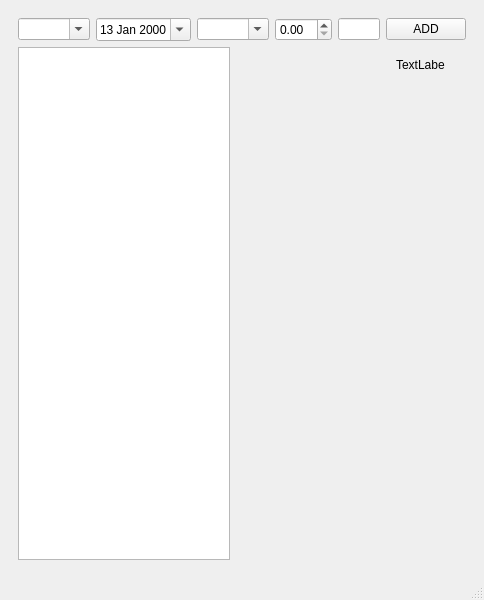
<?xml version="1.0" encoding="UTF-8"?>
<ui version="4.0">
 <class>MainWindow</class>
 <widget class="QMainWindow" name="MainWindow">
  <property name="geometry">
   <rect>
    <x>0</x>
    <y>0</y>
    <width>484</width>
    <height>600</height>
   </rect>
  </property>
  <property name="windowTitle">
   <string>MainWindow</string>
  </property>
  <widget class="QWidget" name="centralwidget">
   <layout class="QHBoxLayout" name="horizontalLayout">
    <item>
     <widget class="QWidget" name="widget" native="true">
      <layout class="QGridLayout" name="gridLayout">
       <item row="0" column="0">
        <widget class="QComboBox" name="comboType">
         <property name="editable">
          <bool>true</bool>
         </property>
        </widget>
       </item>
       <item row="0" column="1">
        <widget class="QDateEdit" name="dateEdit">
         <property name="dateTime">
          <datetime>
           <hour>0</hour>
           <minute>0</minute>
           <second>0</second>
           <year>2000</year>
           <month>1</month>
           <day>13</day>
          </datetime>
         </property>
         <property name="calendarPopup">
          <bool>true</bool>
         </property>
        </widget>
       </item>
       <item row="0" column="2" colspan="2">
        <widget class="QComboBox" name="comboCategory">
         <property name="editable">
          <bool>true</bool>
         </property>
        </widget>
       </item>
       <item row="0" column="4">
        <widget class="QDoubleSpinBox" name="amountSpin"/>
       </item>
       <item row="0" column="5">
        <widget class="QLineEdit" name="noteEdit"/>
       </item>
       <item row="0" column="6">
        <widget class="QPushButton" name="btnAdd">
         <property name="text">
          <string>ADD</string>
         </property>
        </widget>
       </item>
       <item row="1" column="0" colspan="3">
        <widget class="QTableView" name="tableView">
         <property name="editTriggers">
          <set>QAbstractItemView::NoEditTriggers</set>
         </property>
         <property name="selectionBehavior">
          <enum>QAbstractItemView::SelectRows</enum>
         </property>
        </widget>
       </item>
       <item row="1" column="3" colspan="4">
        <widget class="QChartView" name="chartView" native="true">
         <widget class="QLabel" name="lblBalance">
          <property name="geometry">
           <rect>
            <x>160</x>
            <y>10</y>
            <width>49</width>
            <height>16</height>
           </rect>
          </property>
          <property name="text">
           <string>TextLabel</string>
          </property>
         </widget>
        </widget>
       </item>
      </layout>
     </widget>
    </item>
   </layout>
  </widget>
  <widget class="QMenuBar" name="menubar">
   <property name="geometry">
    <rect>
     <x>0</x>
     <y>0</y>
     <width>484</width>
     <height>21</height>
    </rect>
   </property>
  </widget>
  <widget class="QStatusBar" name="statusbar"/>
 </widget>
 <customwidgets>
  <customwidget>
   <class>QChartView</class>
   <extends>QWidget</extends>
   <header>qchartview.h</header>
   <container>1</container>
  </customwidget>
 </customwidgets>
 <resources/>
 <connections/>
</ui>
